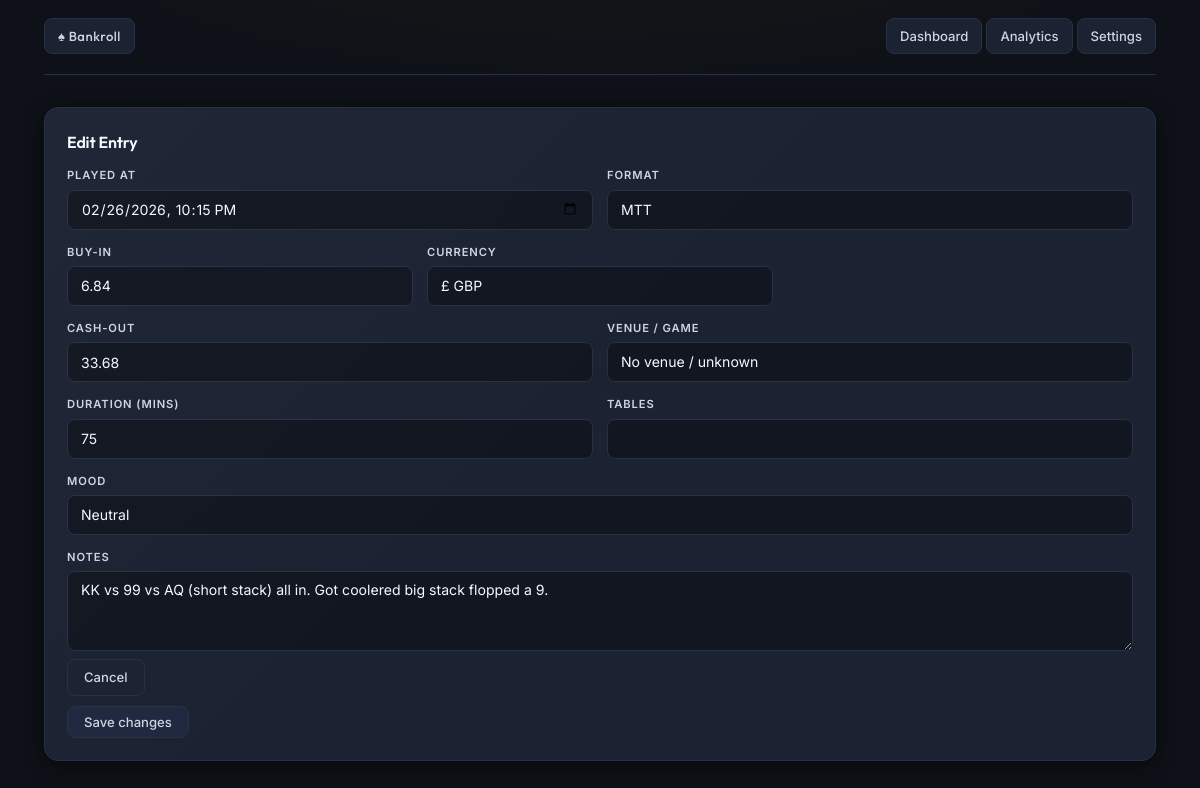
Screenshot of /entries/7/edit/ (signed in) with the database file from the repository.
### pokerlog/models.py (models this page shows, shortened)
class Entry(models.Model):
    FORMAT_CHOICES = [
        ("MTT", "MTT"),
        ("SNG", "SNG"),
        ("CASH", "Cash"),
    ]
    CURRENCY_CHOICES = [("GBP", "£ GBP"), ("USD", "$ USD")]
    user       = models.ForeignKey(User, on_delete=models.CASCADE)
    played_at  = models.DateTimeField()
    format     = models.CharField(max_length=10, choices=FORMAT_CHOICES, default="MTT")
    currency   = models.CharField(max_length=3, choices=CURRENCY_CHOICES, default="GBP")
    venue      = models.ForeignKey(
        Venue, on_delete=models.SET_NULL, null=True, blank=True,
        related_name="entries"
    )
    buy_in   = models.DecimalField(max_digits=10, decimal_places=2, default=0)
    rake     = models.DecimalField(max_digits=10, decimal_places=2, default=0)
    cash_out = models.DecimalField(max_digits=10, decimal_places=2, default=0)
    title            = models.CharField(max_length=100, blank=True, default="")
    duration_minutes = models.PositiveIntegerField(null=True, blank=True)
    table_count      = models.PositiveIntegerField(null=True, blank=True)
    mood             = models.IntegerField(null=True, blank=True)
    notes            = models.TextField(blank=True, default="")
    created_at       = models.DateTimeField(auto_now_add=True)

### pokerlog/views.py (the view)
# urls.py: path("entries/<int:pk>/edit/", entry_edit, name="entry_edit"),
@login_required
@require_http_methods(["GET", "POST"])
def entry_edit(request, pk):
    entry = get_object_or_404(Entry, pk=pk, user=request.user)
    form  = EntryForm(request.POST or None, instance=entry, user=request.user)
    if request.method == "POST" and form.is_valid():
        updated = form.save(commit=False)
        updated.user = request.user
        updated.save()
        return redirect("dashboard")
    return render(request, "pokerlog/entry_edit.html", {"form": form, "entry": entry})

### pokerlog/templates/pokerlog/entry_edit.html (shortened to what this page needs)
{% extends "pokerlog/base.html" %}
{% block content %}
<div class="card">
  <h2>Edit Entry</h2>
  <form method="post">
    <div class="row">
      <div class="field">
        <label for="{{ form.played_at.id_for_label }}">Played at</label>
        {{ form.played_at }}
      </div>
      <div class="field">
        <label for="{{ form.format.id_for_label }}">Format</label>
        {{ form.format }}
      </div>
    </div>
    <div class="row">
      <div class="field">
        <label for="{{ form.buy_in.id_for_label }}">Buy-in</label>
        {{ form.buy_in }}
      </div>
      <div class="field">
        <label for="{{ form.currency.id_for_label }}">Currency</label>
        {{ form.currency }}{{ form.currency.errors }}
      </div>
      <div class="field"></div>
    </div>
    <div class="row">
      <div class="field">
        <label for="{{ form.cash_out.id_for_label }}">Cash-out</label>
        {{ form.cash_out }}
      </div>
      <div class="field">
        <label for="{{ form.venue.id_for_label }}">Venue / game</label>
        {{ form.venue }}
      </div>
    </div>
    <div class="row">
      <div class="field">
        <label for="{{ form.duration_minutes.id_for_label }}">Duration (mins)</label>
        {{ form.duration_minutes }}
      </div>
      <div class="field">
        <label for="{{ form.table_count.id_for_label }}">Tables</label>
        {{ form.table_count }}
      </div>
    </div>
    <div class="row">
      <div class="field">
        <label for="{{ form.mood.id_for_label }}">Mood</label>
        {{ form.mood }}
      </div>
    </div>
    <div class="field">
      <label for="{{ form.notes.id_for_label }}">Notes</label>
      {{ form.notes }}
    </div>
    <div class="actions">
      <a class="btn secondary" href="{% url 'dashboard' %}">Cancel</a>
      <button class="btn" type="submit">Save changes</button>
    </div>
  </form>
</div>
{% endblock %}

### pokerlog/static/pokerlog/styles.css (style rules this page uses)
:root { --gold: #c9963a; --gold2: #e8b84b; --green: #16a34a; --red: #dc2626; --radius: 14px; --radius-sm: 8px; --radius-xs: 5px; --transition: .2s ease; }
[data-theme="dark"] { --bg: #0e1117; --bg2: #161c27; --card: #1b2232; --card2: #202840; --border: #283044; --border2: #36405a; --text: #f5f8ff; --text2: #cdd5e3; --muted: #8fa0b8; --red-soft: #e06c6c; --shadow: 0 4px 20px rgba(0,0,0,.55); --shadow-sm: 0 2px 8px rgba(0,0,0,.4); --input-bg: #111620; --hover: rgba(255,255,255,.025); --gold-glow: rgba(201,150,58,.07); --chart-text: #cdd5e3; --chart-grid: rgba(255,255,255,.07); }
*, *::before, *::after { box-sizing: border-box; margin: 0; padding: 0; }
html { scroll-behavior: smooth; }
body { font-family: 'Inter', sans-serif; font-size: 14.5px; line-height: 1.55; background: var(--bg); color: var(--text); min-height: 100vh; transition: background var(--transition), color var(--transition); }
[data-theme="dark"] body { background-image: radial-gradient(ellipse 80% 30% at 50% -8%, rgba(201,150,58,.05) 0%, transparent 60%); }
h2 { font-family: 'Outfit', sans-serif; font-weight: 600; font-size: 1rem; color: var(--text); margin-bottom: 12px; letter-spacing: -0.01em; }
.card { background: var(--card); border: 1px solid var(--border); border-radius: var(--radius); box-shadow: var(--shadow); padding: 22px; margin-bottom: 16px; transition: background var(--transition), border-color var(--transition); position: relative; overflow: hidden; }
[data-theme="dark"] .card::before { content: ''; position: absolute; inset: 0; border-radius: inherit; background: linear-gradient(135deg, rgba(255,255,255,.018) 0%, transparent 50%); pointer-events: none; }
.btn { display: inline-flex; align-items: center; gap: 5px; border: 1px solid var(--border); background: var(--card2); color: var(--text2); padding: 7px 16px; border-radius: var(--radius-sm); cursor: pointer; font-size: 0.82rem; font-weight: 500; font-family: 'Inter', sans-serif; text-decoration: none; transition: all var(--transition); white-space: nowrap; }
.btn.secondary { background: transparent; color: var(--text2); border-color: var(--border); }
form { margin: 0; }
.row { display: flex; gap: 14px; flex-wrap: wrap; margin-bottom: 14px; }
.field { display: flex; flex-direction: column; gap: 5px; min-width: 200px; flex: 1; }
label { font-size: 0.7rem; font-weight: 600; color: var(--text2); text-transform: uppercase; letter-spacing: 0.08em; }
input, select, textarea, form input, form select, form textarea { width: 100%; padding: 9px 13px; border: 1px solid var(--border); border-radius: var(--radius-sm); font-size: 0.88rem; font-family: 'Inter', sans-serif; background: var(--input-bg); color: var(--text); box-sizing: border-box; height: 40px; transition: border-color var(--transition), box-shadow var(--transition); -webkit-appearance: none; appearance: none; }
form textarea, textarea { height: auto; min-height: 80px; resize: vertical; }
select { background-repeat: no-repeat; background-position: right 11px center; padding-right: 32px; cursor: pointer; }
input[type="submit"], button[type="submit"] { width: auto; height: auto; }
.actions { text-align: right; white-space: nowrap; width: 1%; }
.actions { display: flex; gap: 10px; flex-wrap: wrap; align-items: center; margin-top: 8px; }
@media (min-width: 900px) { .row { flex-wrap: nowrap; } }
@media (min-width: 900px) { .field { min-width: 0; } }

### rows the page displays
Entry: played_at "02/26/2026 22:15", format "MTT", buy_in "6.84", currency "£ GBP", cash_out "33.68", venue "No venue / unknown", duration_minutes "75", mood "Neutral", notes "KK vs 99 vs AQ (short stack) all in. Got coolered big stack flopped a 9."
